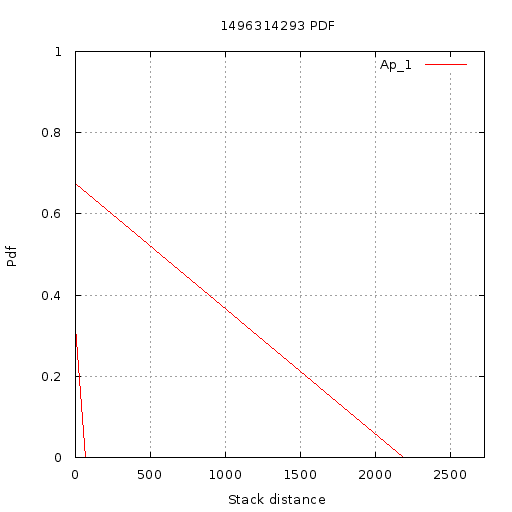

This figure's gnuplot source:
set terminal  png size 512,512 font 'Verdana, 10'
set title "1496314293 PDF"
set output '//home//cat//Documents//CACHE//Results//PlotData//Shared//1496314293//PDF//15//pdf.png'
set ylabel "Pdf"
set yrange [0:1]
set xlabel "Stack distance"
set xrange [1.000000:2725.000000]
set grid xtics ytics
plot '//home//cat//Documents//CACHE//Results//PlotData//Shared//1496314293//PDF//15//App_1.txt' using 1:2 with lines title 'Ap_1'
set terminal  png size 512,512 font 'Verdana, 10'
set title "1496314293 PDF"
set output '//home//cat//Documents//CACHE//Results//PlotData//Shared//1496314293//PDF//15//pdf.png'
set ylabel "Pdf"
set yrange [0:1]
set xlabel "Stack distance"
set xrange [1.000000:2725.000000]
set grid xtics ytics
plot '//home//cat//Documents//CACHE//Results//PlotData//Shared//1496314293//PDF//15//App_1.txt' using 1:2 with lines title 'Ap_1'
set terminal  png size 512,512 font 'Verdana, 10'
set title "1496314293 PDF"
set output '//home//cat//Documents//CACHE//Results//PlotData//Shared//1496314293//PDF//15//pdf.png'
set ylabel "Pdf"
set yrange [0:1]
set xlabel "Stack distance"
set xrange [1.000000:2725.000000]
set grid xtics ytics
plot '//home//cat//Documents//CACHE//Results//PlotData//Shared//1496314293//PDF//15//App_1.txt' using 1:2 with lines title 'Ap_1'
set terminal  png size 512,512 font 'Verdana, 10'
set title "1496314293 PDF"
set output '//home//cat//Documents//CACHE//Results//PlotData//Shared//1496314293//PDF//15//pdf.png'
set ylabel "Pdf"
set yrange [0:1]
set xlabel "Stack distance"
set xrange [1.000000:2725.000000]
set grid xtics ytics
plot '//home//cat//Documents//CACHE//Results//PlotData//Shared//1496314293//PDF//15//App_1.txt' using 1:2 with lines title 'Ap_1'
